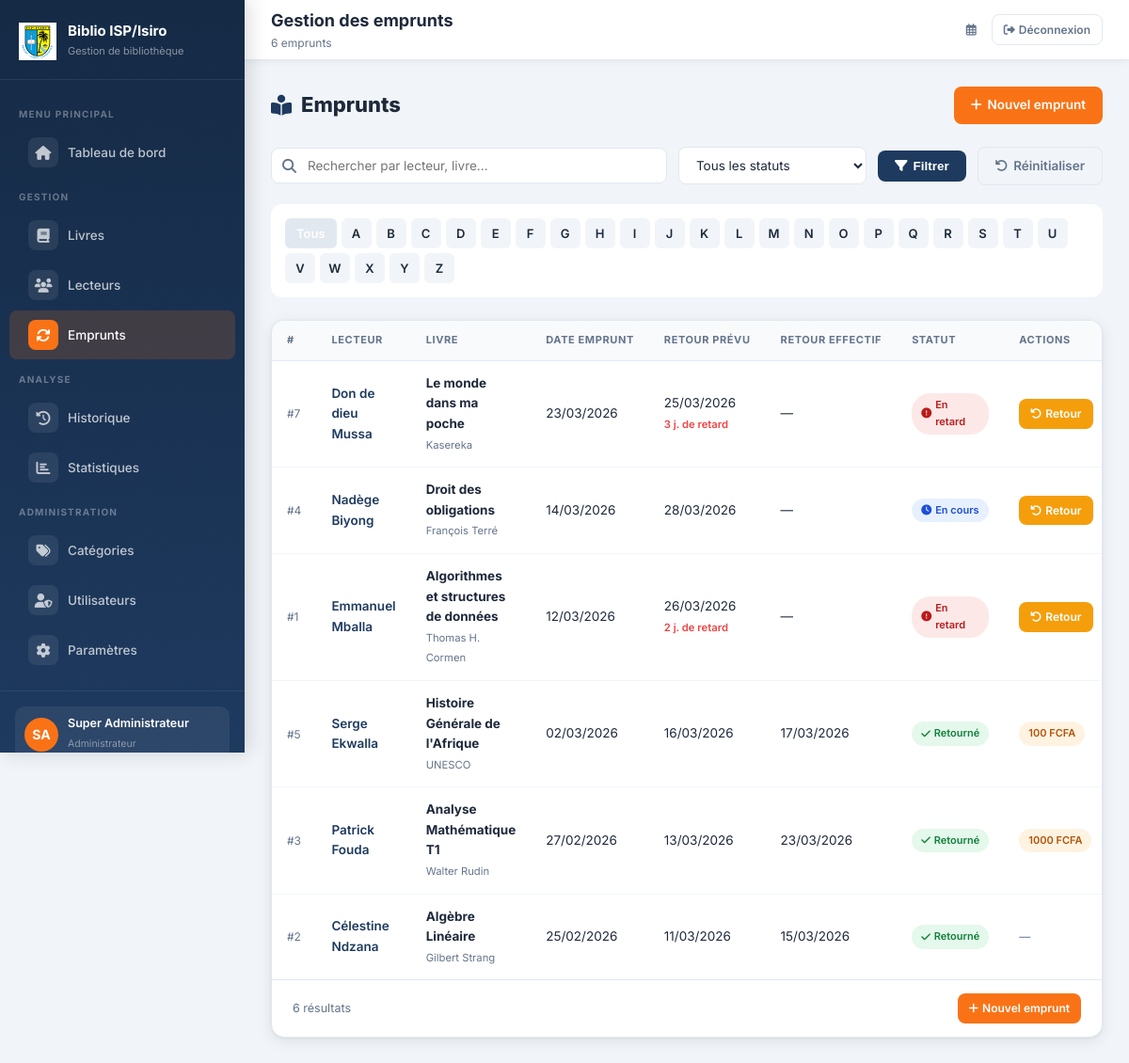
Screenshot of /emprunts/ (signed in) with the database file from the repository.
### bibliotheque/models.py (models this page shows, shortened)
class Utilisateur(AbstractUser):
    ROLE_CHOICES = [
        ('admin', 'Administrateur'),
        ('gestionnaire', 'Gestionnaire'),
    ]
    role = models.CharField(max_length=20, choices=ROLE_CHOICES, default='gestionnaire')
    telephone = models.CharField(max_length=20, blank=True)
    def est_admin(self):
        return self.role == 'admin'
    class Meta:
        verbose_name = 'Utilisateur'
        verbose_name_plural = 'Utilisateurs'

class Emprunt(models.Model):
    STATUT_CHOICES = [
        ('en_cours', 'En cours'),
        ('retourne', 'Retourné'),
        ('en_retard', 'En retard'),
    ]
    lecteur = models.ForeignKey(Lecteur, on_delete=models.CASCADE, related_name='emprunts')
    livre = models.ForeignKey(Livre, on_delete=models.CASCADE, related_name='emprunts')
    date_emprunt = models.DateField(default=timezone.now)
    date_retour_prevue = models.DateField()
    date_retour_effective = models.DateField(null=True, blank=True)
    statut = models.CharField(max_length=20, choices=STATUT_CHOICES, default='en_cours')
    notes = models.TextField(blank=True)
    penalite = models.DecimalField(max_digits=8, decimal_places=2, default=0)
    enregistre_par = models.ForeignKey(
        Utilisateur, on_delete=models.SET_NULL, null=True, blank=True, related_name='emprunts_geres'
    )
    def jours_retard(self):
        if self.statut == 'retourne' and self.date_retour_effective:
            delta = self.date_retour_effective - self.date_retour_prevue
        else:
            from datetime import date
            delta = date.today() - self.date_retour_prevue
        return max(0, delta.days)
    class Meta:
        verbose_name = 'Emprunt'
        verbose_name_plural = 'Emprunts'
        ordering = ['-date_emprunt']

class Lecteur(models.Model):
    nom = models.CharField(max_length=100)
    prenom = models.CharField(max_length=100)
    email = models.EmailField(blank=True)
    telephone = models.CharField(max_length=20, blank=True)
    adresse = models.TextField(blank=True)
    date_inscription = models.DateField(default=timezone.now)
    actif = models.BooleanField(default=True)
    def nom_complet(self):
        return f"{self.prenom} {self.nom}"
    class Meta:
        verbose_name = 'Lecteur'
        verbose_name_plural = 'Lecteurs'
        ordering = ['nom', 'prenom']

class Livre(models.Model):
    titre = models.CharField(max_length=200)
    auteur = models.CharField(max_length=200)
    categorie = models.ForeignKey(Categorie, on_delete=models.SET_NULL, null=True, blank=True, related_name='livres')
    isbn = models.CharField(max_length=20, blank=True)
    annee_publication = models.IntegerField(null=True, blank=True)
    editeur = models.CharField(max_length=150, blank=True)
    quantite_totale = models.PositiveIntegerField(default=1)
    quantite_disponible = models.PositiveIntegerField(default=1)
    description = models.TextField(blank=True)
    date_ajout = models.DateTimeField(auto_now_add=True)
    class Meta:
        verbose_name = 'Livre'
        verbose_name_plural = 'Livres'
        ordering = ['titre']

### bibliotheque/views.py (the view)
# urls.py: path('emprunts/', views.liste_emprunts, name='liste_emprunts'),
@gestionnaire_ou_admin_required
def liste_emprunts(request):
    mettre_a_jour_retards()
    statut = request.GET.get('statut', '')
    q = request.GET.get('q', '')
    lettre = request.GET.get('lettre', '')
    emprunts = Emprunt.objects.select_related('lecteur', 'livre').all()
    if statut:
        emprunts = emprunts.filter(statut=statut)
    if q:
        emprunts = emprunts.filter(
            Q(lecteur__nom__icontains=q) | Q(lecteur__prenom__icontains=q) | Q(livre__titre__icontains=q)
        )
    if lettre:
        emprunts = emprunts.filter(lecteur__nom__istartswith=lettre)
    alphabet = "ABCDEFGHIJKLMNOPQRSTUVWXYZ"
    return render(request, 'bibliotheque/emprunts/liste.html', {
        'emprunts': emprunts,
        'statut': statut,
        'q': q,
        'alphabet': alphabet,
        'lettre_active': lettre
    })

### bibliotheque/views.py (called while the page is built)
def mettre_a_jour_retards():
    today = date.today()
    Emprunt.objects.filter(
        statut='en_cours',
        date_retour_prevue__lt=today
    ).update(statut='en_retard')

### bibliotheque/templates/bibliotheque/emprunts/liste.html (shortened to what this page needs)
{% extends 'bibliotheque/base.html' %}
{% block page_title %}Gestion des emprunts{% endblock %}
{% block page_subtitle %}{{ emprunts.count }} emprunt{{ emprunts.count|pluralize }}{% endblock %}
{% block content %}
<div class="page-header">
  <h1><i class="fas fa-book-reader" style="color:var(--primary)"></i> Emprunts</h1>
  <a href="{% url 'bibliotheque:nouvel_emprunt' %}" class="btn btn-accent">
    <i class="fas fa-plus"></i> Nouvel emprunt
  </a>
</div>
<form method="get" class="filter-bar">
  <div class="search-bar" style="flex:1;min-width:220px;">
    <input type="text" name="q" value="{{ q }}" class="form-control" placeholder="Rechercher par lecteur, livre..."/>
  </div>
  <select name="statut" class="form-select" style="width:200px;" onchange="this.form.submit()">
    <option value="">Tous les statuts</option>
  </select>
  <button type="submit" class="btn btn-primary"><i class="fas fa-filter"></i> Filtrer</button>
  <a href="{% url 'bibliotheque:liste_emprunts' %}" class="btn btn-outline"><i class="fas fa-undo"></i> Réinitialiser</a>
</form>
<div class="alphabet-filter">
  <a href="?q={{ q }}&statut={{ statut }}" class="reset {% if not lettre_active %}active{% endif %}">Tous</a>
  {% for char in alphabet %}
    <a href="?q={{ q }}&statut={{ statut }}&lettre={{ char }}" class="{% if lettre_active == char %}active{% endif %}">{{ char }}</a>
  {% endfor %}
</div>
<div class="card">
  <div class="table-wrapper">
    <table>
      <thead>
        <tr>
          <th>#</th>
          <th>Lecteur</th>
          <th>Livre</th>
          <th>Date emprunt</th>
          <th>Retour prévu</th>
          <th>Retour effectif</th>
          <th>Statut</th>
          <th>Actions</th>
        </tr>
      </thead>
      <tbody>
        {% for emprunt in emprunts %}
        <tr data-searchable>
          <td style="color:var(--text-muted);font-size:12px;">#{{ emprunt.pk }}</td>
          <td>
            <a href="{% url 'bibliotheque:detail_lecteur' emprunt.lecteur.pk %}" style="color:var(--primary);font-weight:600;text-decoration:none;">
              {{ emprunt.lecteur.nom_complet }}
            </a>
          </td>
          <td style="max-width:180px;">
            <strong>{{ emprunt.livre.titre }}</strong>
            <br><small style="color:var(--text-muted)">{{ emprunt.livre.auteur }}</small>
          </td>
          <td>{{ emprunt.date_emprunt|date:"d/m/Y" }}</td>
          <td>
            {{ emprunt.date_retour_prevue|date:"d/m/Y" }}
            {% if emprunt.statut == 'en_retard' %}
              <br><small style="color:var(--danger);font-weight:600;">{{ emprunt.jours_retard }} j. de retard</small>
            {% endif %}
          </td>
          <td>{{ emprunt.date_retour_effective|date:"d/m/Y"|default:"—" }}</td>
          <td>
            {% if emprunt.statut == 'en_cours' %}
              <span class="badge badge-info"><i class="fas fa-clock"></i> En cours</span>
            {% elif emprunt.statut == 'retourne' %}
              <span class="badge badge-success"><i class="fas fa-check"></i> Retourné</span>
            {% elif emprunt.statut == 'en_retard' %}
              <span class="badge badge-danger"><i class="fas fa-exclamation-circle"></i> En retard</span>
            {% endif %}
          </td>
          <td>
            {% if emprunt.statut != 'retourne' %}
            <a href="{% url 'bibliotheque:retour_livre' emprunt.pk %}" class="btn btn-warning btn-sm">
              <i class="fas fa-undo"></i> Retour
            </a>
            {% else %}
              {% if emprunt.penalite > 0 %}
              <span class="badge badge-warning">{{ emprunt.penalite|floatformat:0 }} FCFA</span>
              {% else %}
              <span style="color:var(--text-muted);font-size:12px;">—</span>
              {% endif %}
            {% endif %}
          </td>
        </tr>
        {% endfor %}
      </tbody>
    </table>
  </div>
  <div class="page-section">
    <span>{{ emprunts.count }} résultat{{ emprunts.count|pluralize }}</span>
    <a href="{% url 'bibliotheque:nouvel_emprunt' %}" class="btn btn-accent btn-sm"><i class="fas fa-plus"></i> Nouvel emprunt</a>
  </div>
</div>
{% endblock %}

### bibliotheque/templates/bibliotheque/base.html (shortened to what this page needs)
{% load static %}
<!DOCTYPE html>
<html lang="fr">
<head>
  <link rel="stylesheet" href="{% static 'bibliotheque/css/style.css' %}"/>
  <link rel="stylesheet" href="https://cdnjs.cloudflare.com/ajax/libs/font-awesome/6.5.0/css/all.min.css"/>
</head>
<body>
<aside class="sidebar" id="sidebar">
  <div class="sidebar-brand">
    <div class="brand-icon">
      <img src="{% static 'bibliotheque/img/logo_isp.png' %}" alt="ISP" style="max-width: 40px; height: auto;">
    </div>
    <div class="brand-text">
      <h2>Biblio ISP/Isiro</h2>
      <small>Gestion de bibliothèque</small>
    </div>
  </div>
  <ul class="sidebar-nav">
    <li class="nav-section-label">MENU PRINCIPAL</li>
    <li>
      <a href="{% url 'bibliotheque:tableau_bord' %}" {% if request.resolver_match.url_name == 'tableau_bord' %}class="active"{% endif %}>
        <span class="nav-icon"><i class="fas fa-home"></i></span> Tableau de bord
      </a>
    </li>
    <li class="nav-section-label">GESTION</li>
    <li>
      <a href="{% url 'bibliotheque:liste_livres' %}" {% if 'livre' in request.resolver_match.url_name %}class="active"{% endif %}>
        <span class="nav-icon"><i class="fas fa-book"></i></span> Livres
      </a>
    </li>
    <li>
      <a href="{% url 'bibliotheque:liste_lecteurs' %}" {% if 'lecteur' in request.resolver_match.url_name %}class="active"{% endif %}>
        <span class="nav-icon"><i class="fas fa-users"></i></span> Lecteurs
      </a>
    </li>
    <li>
      <a href="{% url 'bibliotheque:liste_emprunts' %}" {% if 'emprunt' in request.resolver_match.url_name or request.resolver_match.url_name == 'retour_livre' %}class="active"{% endif %}>
        <span class="nav-icon"><i class="fas fa-sync"></i></span> Emprunts
      </a>
    </li>
    <li class="nav-section-label">ANALYSE</li>
    <li>
      <a href="{% url 'bibliotheque:historique' %}" {% if request.resolver_match.url_name == 'historique' %}class="active"{% endif %}>
        <span class="nav-icon"><i class="fas fa-history"></i></span> Historique
      </a>
    </li>
    <li>
      <a href="{% url 'bibliotheque:statistiques' %}" {% if request.resolver_match.url_name == 'statistiques' %}class="active"{% endif %}>
        <span class="nav-icon"><i class="fas fa-chart-bar"></i></span> Statistiques
      </a>
    </li>
    {% if request.user.est_admin %}
    <li class="nav-section-label">ADMINISTRATION</li>
    <li>
      <a href="{% url 'bibliotheque:liste_categories' %}" {% if 'categorie' in request.resolver_match.url_name %}class="active"{% endif %}>
        <span class="nav-icon"><i class="fas fa-tags"></i></span> Catégories
      </a>
    </li>
    <li>
      <a href="{% url 'bibliotheque:liste_gestionnaires' %}" {% if 'gestionnaire' in request.resolver_match.url_name %}class="active"{% endif %}>
        <span class="nav-icon"><i class="fas fa-user-shield"></i></span> Utilisateurs
      </a>
    </li>
    <li>
      <a href="{% url 'bibliotheque:parametres' %}" {% if request.resolver_match.url_name == 'parametres' %}class="active"{% endif %}>
        <span class="nav-icon"><i class="fas fa-cog"></i></span> Paramètres
      </a>
    </li>
    {% endif %}
  </ul>
  <div class="sidebar-footer">
    <div class="sidebar-user">
      <div class="user-avatar">{{ request.user.first_name|first|upper }}{{ request.user.last_name|first|upper }}</div>
      <div class="user-info">
        <p>{{ request.user.get_full_name|default:request.user.username }}</p>
        <small>{{ request.user.get_role_display }}</small>
      </div>
    </div>
  </div>
</aside>
<div class="main-wrapper">
  <header class="topbar">
    <div class="topbar-left">
      <div>
        <div class="topbar-title">{% block page_title %}Dashboard{% endblock %}</div>
        <div class="topbar-subtitle">{% block page_subtitle %}{% endblock %}</div>
      </div>
    </div>
    <div class="topbar-right">
      <span class="topbar-date"><i class="far fa-calendar-alt"></i> {{ today|date:"d M Y" }}</span>
      <a href="{% url 'bibliotheque:deconnexion' %}" class="btn btn-outline btn-sm">
        <i class="fas fa-sign-out-alt"></i> Déconnexion
      </a>
    </div>
  </header>
  <main class="content">
    {% block content %}{% endblock %}
  </main>
</div>
</body>
</html>

### bibliotheque/templates/bibliotheque/emprunts/liste.html (style rules this page uses)
.alphabet-filter { display: flex; flex-wrap: wrap; gap: 5px; margin-bottom: 24px; background: white; padding: 15px; border-radius: 12px; box-shadow: var(--shadow-sm); }
.alphabet-filter a { display: inline-flex; align-items: center; justify-content: center; width: 32px; height: 32px; text-decoration: none; background: #f1f5f9; color: var(--text); font-weight: 600; border-radius: 6px; font-size: 13px; transition: all 0.2s; }
.alphabet-filter a.active { background: var(--primary); color: white; }
.alphabet-filter a.reset { width: auto; padding: 0 12px; background: #e2e8f0; }

### rows the page displays
Utilisateur: user.first_name|first "S", user.last_name|first "A", user.get_full_name "Super Administrateur", user.role "Administrateur"
Emprunt: pk "7", lecteur.nom_complet "Don de dieu Mussa", livre.titre "Le monde dans ma poche", livre.auteur "Kasereka", date_emprunt "23/03/2026", date_retour_prevue "25/03/2026", jours_retard "3", date_retour_effective "—", shows "En retard", shows "Retour"
Emprunt: pk "4", lecteur.nom_complet "Nadège Biyong", livre.titre "Droit des obligations", livre.auteur "François Terré", date_emprunt "14/03/2026", date_retour_prevue "28/03/2026", date_retour_effective "—", statut "en_cours" (drawn)
Emprunt: pk "1", lecteur.nom_complet "Emmanuel Mballa", livre.titre "Algorithmes et structures de données", livre.auteur "Thomas H. Cormen", date_emprunt "12/03/2026", date_retour_prevue "26/03/2026", jours_retard "2", date_retour_effective "—", shows "En retard", shows "Retour"
Emprunt: pk "5", lecteur.nom_complet "Serge Ekwalla", livre.titre "Histoire Générale de l'Afrique", livre.auteur "UNESCO", date_emprunt "02/03/2026", date_retour_prevue "16/03/2026", date_retour_effective "17/03/2026", statut "retourne" (drawn), penalite "100"
Emprunt: pk "3", lecteur.nom_complet "Patrick Fouda", livre.titre "Analyse Mathématique T1", livre.auteur "Walter Rudin", date_emprunt "27/02/2026", date_retour_prevue "13/03/2026", date_retour_effective "23/03/2026", statut "retourne" (drawn), penalite "1000"
Emprunt: pk "2", lecteur.nom_complet "Célestine Ndzana", livre.titre "Algèbre Linéaire", livre.auteur "Gilbert Strang", date_emprunt "25/02/2026", date_retour_prevue "11/03/2026", date_retour_effective "15/03/2026", statut "retourne" (drawn)

### other values shown
{{ emprunts.count }} "6"
{{ char }} "A" "B" "C" "D" "E" "F" "G" "H" "I" "J" "K" "L" "M" "N" "O" "P" "Q" "R" "S" "T" "U" "V" "W" "X" "Y" "Z"
